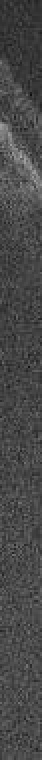
#> input picture temp/_30.jpg, 21 x 380 px, found by its file name (shown 2 times larger)
$ jupyter execute --allow-errors test.ipynb
#> lines starting #> are read from the running program, lines starting #| are printed output that depends on the picture
[cell 1]
import torch
import numpy as np
from dataclasses import dataclass
from pandas.core.frame import DataFrame
from torch.utils.data import Dataset
from torchvision.transforms import transforms
from pathlib import Path
import torch
from PIL import Image
import pandas as pd
#> (the rest of this cell did not finish here and is left out)

[cell 2]
from PIL import Image
def cut_and_save_image(origin_image_path,object_image_path,count=54):
    image=Image.open(origin_image_path)
    width, height = image.size
    item_width = int(width / count)
    item_height = height
    box_list = []
    # (left, upper, right, lower)
    for i in range(1,count-1):
            box = ((i-1)*item_width,0,(i+2)*item_width,item_height)#parameter si left top right bottom
            box_list.append(box)
    image_list = [image.crop(box) for box in box_list]
    index = 2
    for image in image_list:
        image.save(str(object_image_path)+'_'+str(index) + '.jpg')
        index += 1
    return image_list

[cell 3]
original_image_path='test.jpg'
object_image_path='./temp/'#就存在当前路径下，不是另一个文件夹

[cell 4]
temp='./temp/_30.jpg'

[cell 5]
data=Image.open(temp)
#> data is the input picture: PIL image 21x380 L; min 14, max 173, mean 72.1

[cell 6]
data.size
#> Out = (21, 380)

#> (a cell that did not finish here is left out)

#> (a cell that did not finish here is left out)

#> (a cell that did not finish here is left out)

#> (a cell that did not finish here is left out)

[cell 11]
def get_num():
    return 3,4

[cell 12]
int(6.0)

[cell 13]
#python install pillow
from os import path
from PIL import Image
from pathlib import *
import pandas as pd

#分割图片
def cut_and_save_image(origin_image_path,object_image_path,count=54):
    image=Image.open(origin_image_path)
    width, height = image.size
    item_width = int(width / count)
    item_height = height
    box_list = []
    # (left, upper, right, lower)
    for i in range(0,count):
            box = (i*item_width,0,(i+1)*item_width,item_height)
            box_list.append(box)
    image_list = [image.crop(box) for box in box_list]
    index = 1
    for image in image_list:
        image.save(str(object_image_path)+'_'+str(index) + '.jpg')
        index += 1
    return image_list


# [7 lines of commented-out code are left out]

#> (a cell that did not finish here is left out)

#> (a cell that did not finish here is left out)

#> (a cell that did not finish here is left out)

#> (a cell that did not finish here is left out)

[cell 18]
from pathlib import *
import os
filepath='bupt/fds.py'
res=Path(os.path.dirname(filepath)).mkdir(parents=False, exist_ok=True)

[cell 19]
Path("/home/octusr3/project/oct/origin/directory").mkdir(parents=False, exist_ok=True)

[cell 20]
data=os.path.dirname(filepath)
data

[cell 21]
import torch as t
from torch.autograd import Variable as v

#> (a cell that did not finish here is left out)

#> (a cell that did not finish here is left out)

[cell 24]
import numpy as np
import matplotlib.pyplot as plt

theta = np.linspace(0, 2 * np.pi, 200)
x = np.cos(theta)
y = np.sin(theta)
fig, ax = plt.subplots(figsize=(4, 4))
ax.plot(x, y, color="darkred", linewidth=2)
ax.xaxis.set_major_locator(plt.NullLocator()) # 删除x轴刻度，如需显示x轴刻度注释该行代码即可。
ax.yaxis.set_major_locator(plt.NullLocator()) # 删除y轴刻度，如需显示y轴刻度注释该行代码即可。
ax.axis("equal")
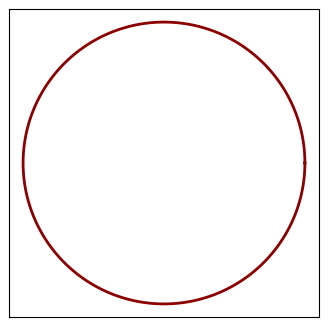
#> figure drawn by matplotlib, 1 panel

[cell 25]
True==1

[cell 26]
names=[f'{i}' for i in range(27,-1,-1)]#+[f'{i}'for i in range(54,27)]
names

[cell 27]
import matplotlib.pyplot as plt

# create data
# 创建数据
names=[f'{i}'for i in range(27,0,-1)]+[f'{i}'for i in range(54,27,-1)]
size=[1 for i in range(0,54)]
#plt.set
# Give color names
plt.figure(figsize=(20, 20))
# 画饼图，label设置标签名，colors代表颜色
plt.pie(size, labels=names)#,wedgeprops=dict(width=0.2, edgecolor='w'))
#plt.figure(figsize=(6, 6.5))
# 设置等比例轴，x和y轴等比例
plt.axis('equal')
plt.savefig('result.jpg')
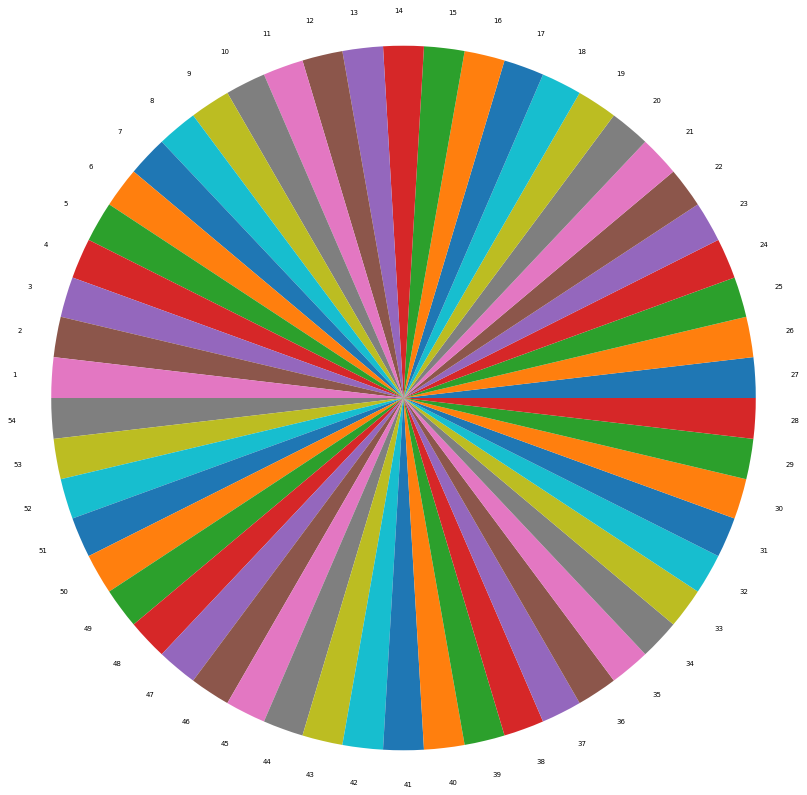
#> figure drawn by matplotlib, 1 panel
plt.show()
